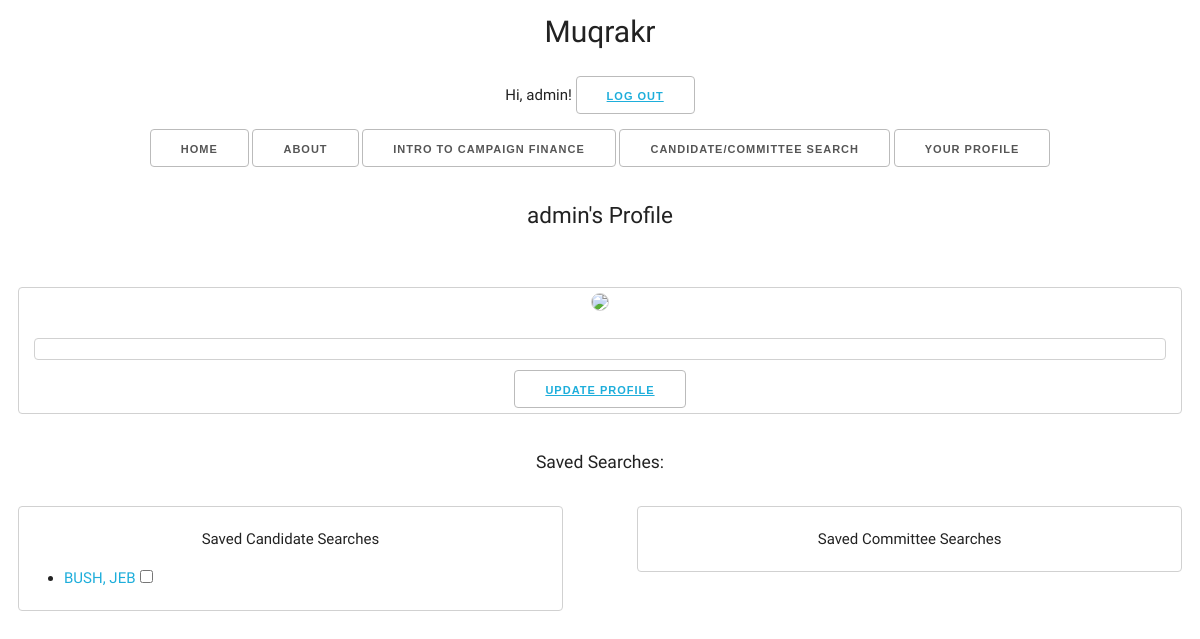
The app's page /your_profile/ (signed in), older data.
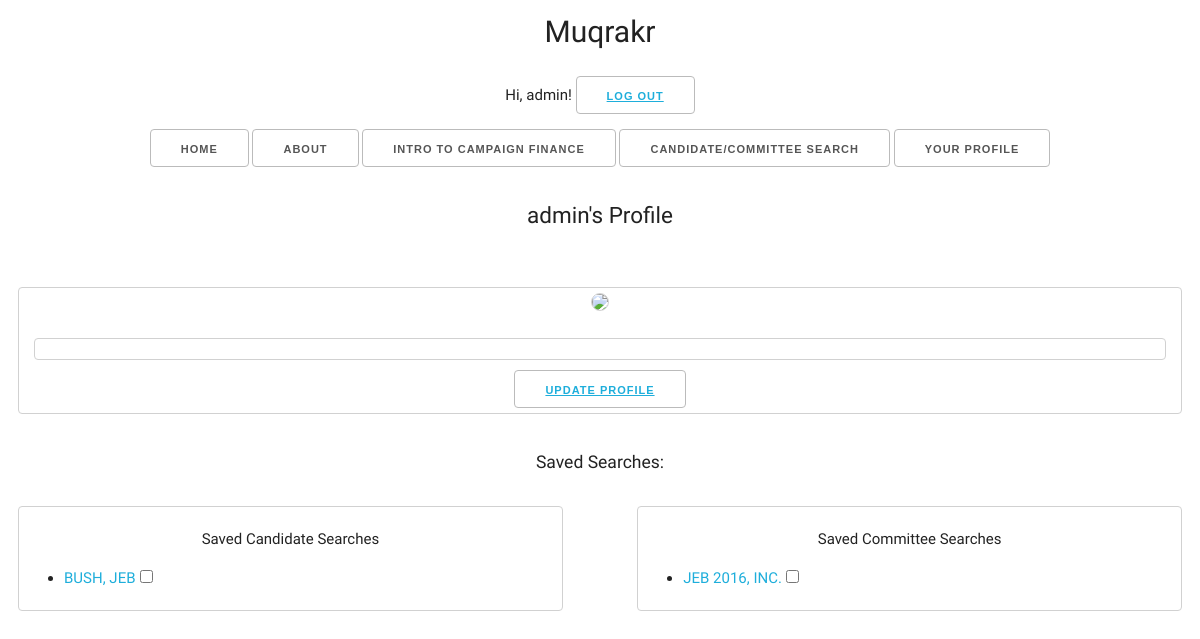
The same page, newer data.
### profiles_app/models.py (models this page shows, shortened)
class CandidateSearch(models.Model):
    name = models.CharField(max_length=100, default='')
    user = models.ForeignKey('users_app.CustomUser', on_delete=models.CASCADE)
    date_saved = models.DateTimeField(auto_now_add=True)
    party = models.CharField(max_length=150, default='')
    office_address = models.CharField(max_length=150, default='')
    total_receipts = models.IntegerField(default=0)
    total_cont_ind = models.IntegerField(default=0)
    total_cont_pacs = models.IntegerField(default=0)
    total_cont = models.IntegerField(default=0)
    total_loans = models.IntegerField(default=0)
    total_disbursements = models.IntegerField(default=0)
    begin_cash = models.IntegerField(default=0)
    end_cash = models.IntegerField(default=0)
    total_refunds = models.IntegerField(default=0)
    debts_owed = models.IntegerField(default=0)
    ind_expend = models.IntegerField(default=0)
    coord_expend = models.IntegerField(default=0)
    begin_info_date = models.CharField(max_length=12, default='')
    final_info_date = models.CharField(max_length=12, default='')
    class Meta:
        verbose_name_plural = "Candidate Searches"

class CommitteeSearch(models.Model):
    committee_name = models.CharField(max_length=150, default='')
    user = models.ForeignKey('users_app.CustomUser', on_delete=models.CASCADE)
    date_saved = models.DateTimeField(auto_now_add=True)
    party = models.CharField(max_length=150, default='')
    comm_treasurer = models.CharField(max_length=150, default='')
    comm_address = models.CharField(max_length=150, default='')
    total_receipts = models.IntegerField(default=0)
    total_cont_ind = models.IntegerField(default=0)
    total_cont_pacs = models.IntegerField(default=0)
    total_cont = models.IntegerField(default=0)
    total_loans = models.IntegerField(default=0)
    total_disbursements = models.IntegerField(default=0)
    begin_cash = models.IntegerField(default=0)
    end_cash = models.IntegerField(default=0)
    total_refunds = models.IntegerField(default=0)
    debts_owed = models.IntegerField(default=0)
    ind_expend = models.IntegerField(default=0)
    coord_expend = models.IntegerField(default=0)
    begin_info_date = models.CharField(max_length=12, default='')
    final_info_date = models.CharField(max_length=12, default='')
    class Meta:
        verbose_name_plural = "Committee Searches"

### profiles_app/views.py (the view)
# urls.py: path('your_profile/', views.YourProfileView.as_view(), name='your_profile'),
class YourProfileView(LoginRequiredMixin, ListView):
    context_object_name = 'candidatesearch'
    template_name = 'your_profile.html'
    def get_queryset(self):
        return CandidateSearch.objects.filter(user=self.request.user)
    def get_context_data(self, **kwargs):
        context = super().get_context_data(**kwargs)
        context['committeesearch_list'] = CommitteeSearch.objects.filter(user=self.request.user)
        return context

### templates/your_profile.html (shortened to what this page needs)
{% extends 'home.html' %}
{% load static %}
{% block content %}
{% if user.is_authenticated %}
<br>
<h2>{{ user.username }}'s Profile</h2>
	<br>
	<div>
		<img src="{% static 'profile_pics' %}">{% comment %}{{ item.user_pic }}{% endcomment %}
		<article class="aboutUsertext">{{ item.about_user }}</article>
		<button><a href="{% url 'profiles_app:update_your_profile' %}">Update Profile</a></button>
	</div>
	<br>
		<h3>Saved Searches:</h3>
			<div class="savedSearchLeft">
				<p class="savedCand">Saved Candidate Searches</p>
				{% for search in object_list %}
				<ul class="saveCandlist">
					<li><a>{{ search.name }}</a><input type="checkbox" name="checkbox"></li>
				</ul>
				{% endfor %}
			</div>
			<div class="savedSearchRight">
				<p class="savedComm">Saved Committee Searches</p>
				{% for search in committeesearch_list %}
				<ul class="saveCommlist">
					<li><a>{{ search.committee_name }}</a><input type="checkbox" name="checkbox"></li>
				</ul>
				{% endfor %}
			</div>
{% endif %}
{% endblock %}

Row changes from the older to the newer data that the page shows:
added CommitteeSearch: committee_name "JEB 2016, INC."
